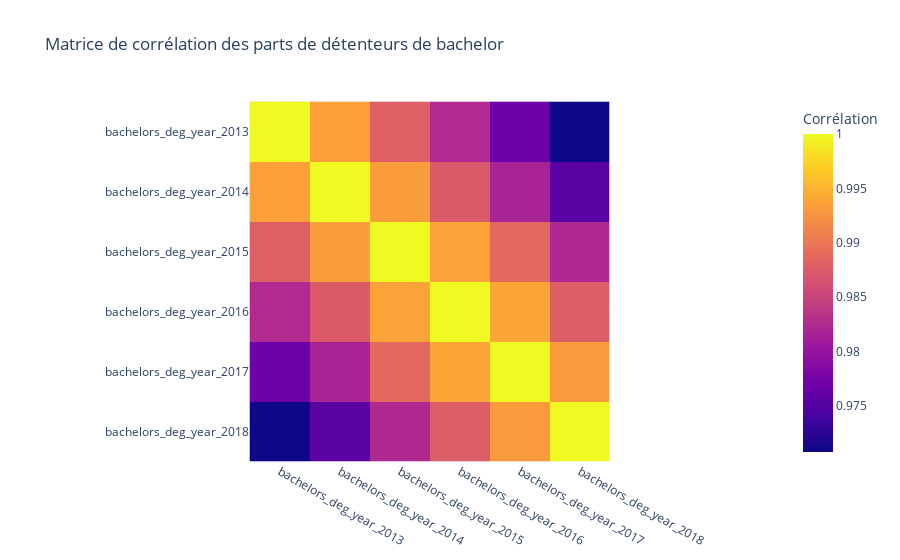

This figure's notebook cell:
### Markdown cell above
On observe la même chose que pour le chômage : les corrélations sont mêmes plus importantes puisque toutes supérieures à 95%. Le hexbin montre également cette quasi parfaite corrélation entre les deux années extrêmes, car tous les comtés sont situés sur la diagonale. Il y a donc très peu de comtés qui sont passés d'un revenu médian important à un revenu médian faible (ou l'inverse).

### Proportion de détenteurs d'un bachelor

### Code cell
matrix = total_db_geo[["bachelors_deg_year_2013", "bachelors_deg_year_2014", "bachelors_deg_year_2015", 
"bachelors_deg_year_2016", "bachelors_deg_year_2017", "bachelors_deg_year_2018"]].corr()
fig = px.imshow(matrix, title= "Matrice de corrélation des parts de détenteurs de bachelor", labels = {"color" : "Corrélation"})
fig.show()

### Figure 1 — Plotly figure (JSON) as saved in the notebook; plotly's stock layout.template omitted (floating-point values rounded to 4 significant figures)
{"data": [{"coloraxis": "coloraxis", "hovertemplate": "x: %{x}<br>y: %{y}<br>Corrélation: %{z}<extra></extra>", "name": "0", "type": "heatmap", "x": ["bachelors_deg_year_2013", "bachelors_deg_year_2014", "bachelors_deg_year_2015", "bachelors_deg_year_2016", "bachelors_deg_year_2017", "bachelors_deg_year_2018"], "xaxis": "x", "y": ["bachelors_deg_year_2013", "bachelors_deg_year_2014", "bachelors_deg_year_2015", "bachelors_deg_year_2016", "bachelors_deg_year_2017", "bachelors_deg_year_2018"], "yaxis": "y", "z": [[1, 0.9936, 0.9879, 0.9824, 0.977, 0.9708], [0.9936, 1, 0.9934, 0.9873, 0.9817, 0.9755], [0.9879, 0.9934, 1, 0.9938, 0.9887, 0.9824], [0.9824, 0.9873, 0.9938, 1, 0.994, 0.9877], [0.977, 0.9817, 0.9887, 0.994, 1, 0.9931], [0.9708, 0.9755, 0.9824, 0.9877, 0.9931, 1]]}], "layout": {"coloraxis": {"colorbar": {"title": {"text": "Corrélation"}}, "colorscale": [[0, "#0d0887"], [0.1111, "#46039f"], [0.2222, "#7201a8"], [0.3333, "#9c179e"], [0.4444, "#bd3786"], [0.5556, "#d8576b"], [0.6667, "#ed7953"], [0.7778, "#fb9f3a"], [0.8889, "#fdca26"], [1, "#f0f921"]]}, "title": {"text": "Matrice de corrélation des parts de détenteurs de bachelor"}, "xaxis": {"anchor": "y", "constrain": "domain", "domain": [0, 1], "scaleanchor": "y"}, "yaxis": {"anchor": "x", "autorange": "reversed", "constrain": "domain", "domain": [0, 1]}}}
